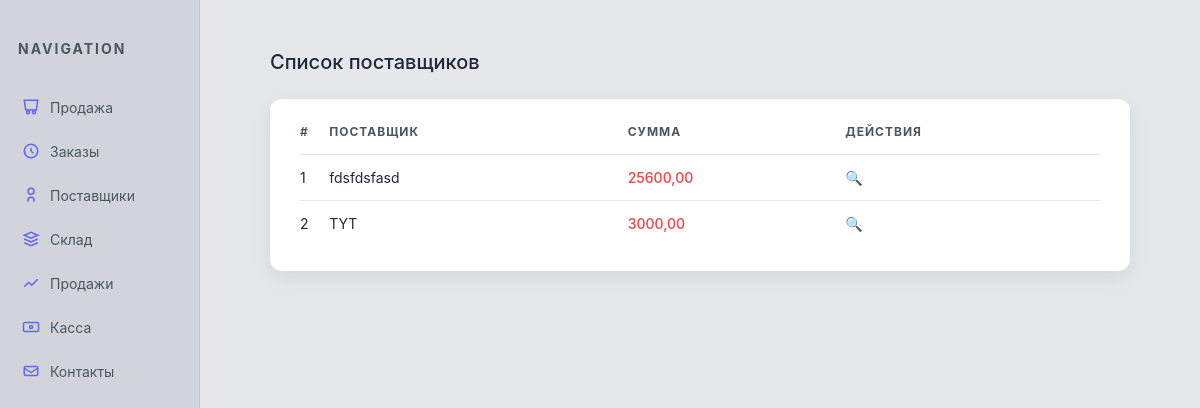
Page /glavn/postav/ on the committed database.
### program/models.py (models this page shows)
class Postav(models.Model):
    postav = models.CharField(max_length=100, unique=True)
    slug = models.SlugField(max_length=100)
    total_cen = models.DecimalField(max_digits=12, decimal_places=2)

### program/views.py (the view)
# urls.py: path('postav/', views.postav),
def postav(req):
    data = Postav.objects.all()
    return render(req, 'program/postav.html', {'data': data})

### program/templates/program/postav.html (shortened to what this page needs)
<!DOCTYPE html>
<html lang="ru">
<head>
</head>
<body>
<div class="sidebar">
    <h2>Navigation</h2>
    <ul>
        <li><a href="/glavn/prodaj/"><svg fill="none" stroke="currentColor" viewBox="0 0 24 24"><path d="M3 3h18l-2 13H5L3 3z"/><path d="M16 21a2 2 0 100-4 2 2 0 000 4zM8 21a2 2 0 100-4 2 2 0 000 4z"/></svg>Продажа</a></li>
        <li><a href="/glavn/zakaz/"><svg fill="none" stroke="currentColor" viewBox="0 0 24 24"><path d="M12 8v4l3 3"/><circle cx="12" cy="12" r="9"/></svg>Заказы</a></li>
        <li><a href="/glavn/postav/"><svg fill="none" stroke="currentColor" viewBox="0 0 24 24"><path d="M16 21v-2a4 4 0 00-8 0v2"/><circle cx="12" cy="7" r="4"/></svg>Поставщики</a></li>
        <li><a href="/glavn/product/"><svg fill="none" stroke="currentColor" viewBox="0 0 24 24"><path d="M3 7l9-4 9 4-9 4-9-4z"/><path d="M3 17l9 4 9-4"/><path d="M3 12l9 4 9-4"/></svg>Склад</a></li>
        <li><a href="/glavn/prod/"><svg fill="none" stroke="currentColor" viewBox="0 0 24 24"><path d="M3 17l6-6 4 4 8-8"/></svg>Продажи</a></li>
        <li><a href="/glavn/cash/"><svg fill="none" stroke="currentColor" viewBox="0 0 24 24"><rect x="2" y="6" width="20" height="12" rx="2"/><circle cx="12" cy="12" r="2"/></svg>Касса</a></li>
        <li><a href="/glavn/contacts/"><svg fill="none" stroke="currentColor" viewBox="0 0 24 24"><path d="M21 8a2 2 0 00-2-2H5a2 2 0 00-2 2v8a2 2 0 002 2h14a2 2 0 002-2V8z"/><path d="M3 8l9 6 9-6"/></svg>Контакты</a></li>
    </ul>
</div>
<div class="main">
    <h2>Список поставщиков</h2>
    <div class="table-wrapper">
        <table>
            <tr>
                <th>#</th>
                <th>Поставщик</th>
                <th>Сумма</th>
                <th>Действия</th>
            </tr>
            {% for i in data %}
            <tr>
                <td>{{ forloop.counter }}</td>
                <td>{{ i.postav }}</td>
                <td class="{% if i.total_cen > 0 %}amount-negative{% elif i.total_cen < 0 %}amount-positive{% endif %}">{{ i.total_cen }}</td>
                <td class="table-actions">
                    <a href="/glavn/postav_prod/{{ i.id }}/">🔍</a>
                </td>
            </tr>
            {% endfor %}
        </table>
    </div>
</div>
</body>
</html>

### program/templates/program/postav.html (style rules this page uses)
:root { --bg-main: #e5e7eb; --bg-sidebar: #d1d5db; --bg-card: #ffffff; --accent: #4f46e5; --accent-light: #6366f1; --text-main: #1f2937; --text-muted: #4b5563; --danger: #ef4444; --success: #22c55e; }
* { margin:0; padding:0; box-sizing:border-box; }
body { font-family: 'Inter', sans-serif; background: var(--bg-main); color: var(--text-main); display: flex; min-height: 100vh; }
.sidebar { width: 200px; background: var(--bg-sidebar); padding: 40px 18px; position: fixed; height: 100%; border-right: 1px solid rgba(0,0,0,0.08); }
.sidebar h2 { font-size: 14px; letter-spacing: 2px; text-transform: uppercase; color: var(--text-muted); margin-bottom: 35px; }
.sidebar ul { list-style:none; }
.sidebar li { margin-bottom: 14px; }
.sidebar a { display: flex; align-items: center; gap: 10px; text-decoration: none; color: var(--text-muted); font-size: 14px; padding: 6px 4px; border-radius: 6px; transition: 0.25s ease; }
.sidebar svg { width: 18px; height: 18px; stroke-width: 2; stroke: var(--accent-light); transition: 0.25s ease; }
.main { margin-left: 200px; width: 100%; padding: 50px 70px; }
.main h2 { margin-bottom: 25px; font-size: 20px; font-weight: 500; }
.table-wrapper { background: var(--bg-card); border-radius: 12px; padding: 25px 30px; box-shadow: 0 6px 20px rgba(0,0,0,0.08); overflow-x: auto; }
table { width: 100%; border-collapse: collapse; }
th { text-align: left; font-size: 12px; text-transform: uppercase; letter-spacing: 1px; color: var(--text-muted); padding-bottom: 15px; }
td { padding: 14px 0; border-top: 1px solid rgba(0,0,0,0.1); font-size: 14px; }
.table-actions a { font-size: 14px; color: var(--accent); text-decoration: none; margin-right: 10px; transition: 0.2s; }
.amount-negative { color: var(--danger); font-weight: 500; }

### rows in the picture
Postav: postav "fdsfdsfasd", total_cen "25600,00"
Postav: postav "TYT", total_cen "3000,00"
